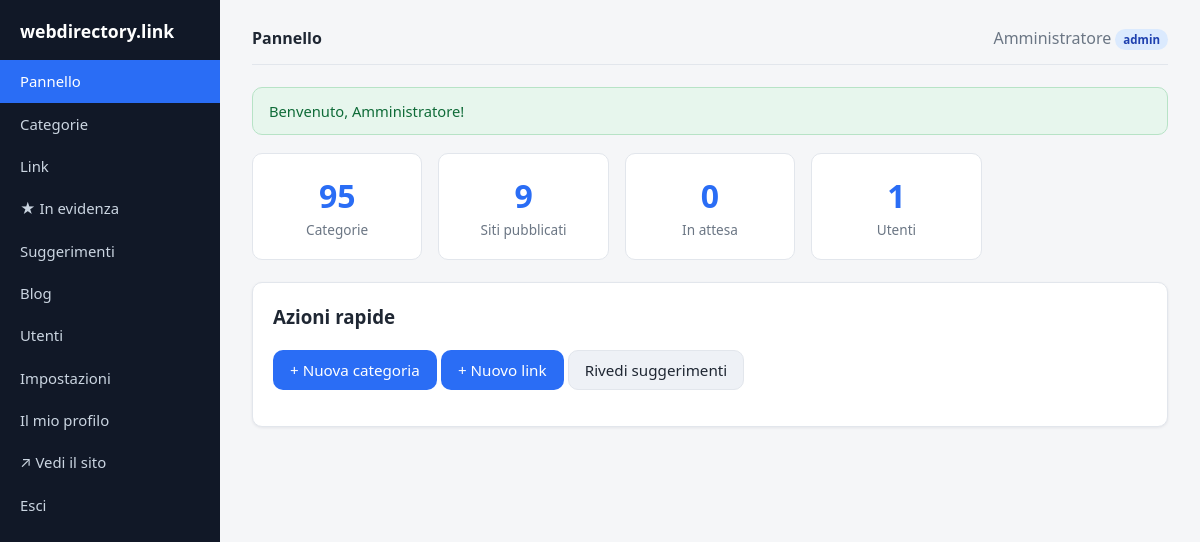
The page /admin (signed in) on the database its author committed.
### tables this page shows
CREATE TABLE `settings` (
  `key`   VARCHAR(64) NOT NULL,
  `value` TEXT NULL,
  PRIMARY KEY (`key`)
);

CREATE TABLE `users` (
  `id`            INT UNSIGNED NOT NULL AUTO_INCREMENT,
  `name`          VARCHAR(120) NOT NULL,
  `email`         VARCHAR(190) NOT NULL,
  `password_hash` VARCHAR(255) NOT NULL,
  `role`          ENUM('admin','editor') NOT NULL DEFAULT 'editor',
  `active`        TINYINT(1) NOT NULL DEFAULT 1,
  `created_at`    DATETIME NOT NULL DEFAULT CURRENT_TIMESTAMP,
  PRIMARY KEY (`id`),
  UNIQUE KEY `uq_users_email` (`email`)
);

### app/helpers.php (called while the page is built, shortened)
<?php
function e(?string $v): string
{
    return htmlspecialchars((string) $v, ENT_QUOTES | ENT_SUBSTITUTE, 'UTF-8');
}
function setting(string $key, string $default = ''): string
{
    return Setting::get($key, $default);
}
function url(string $path = ''): string
{
    global $CONFIG;
    $base = rtrim($CONFIG['site']['base_url'] ?? '', '/');
    $path = '/' . ltrim($path, '/');
    return $base . ($path === '/' ? '/' : $path);
}
function current_user(): ?array
{
    return $_SESSION['user'] ?? null;
}
function is_admin(): bool
{
    $u = current_user();
    return $u !== null && ($u['role'] ?? '') === 'admin';
}
function take_flash(): array
{
    $f = $_SESSION['flash'] ?? [];
    return $f;
}
function view(string $view, array $data = [], string $layout = 'layout'): void
{
    extract($data, EXTR_SKIP);
    $content = ob_get_clean();
    require APP_PATH . '/views/partials/' . $layout . '.php';
}

### app/controllers/AdminController.php (called while the page is built, shortened)
<?php
class AdminController
{
    public static function dashboard(): void
    {
        $stats = [
            'categories'  => count(Category::all()),
            'links'       => (int) Database::pdo()->query("SELECT COUNT(*) FROM links WHERE status='approved'")->fetchColumn(),
            'pending'     => Link::pendingCount(),
            'users'       => count(User::all()),
        ];
        self::render('admin/dashboard', ['title' => 'Pannello', 'stats' => $stats]);
    }
    private static function render(string $view, array $data): void
    {
        $data['pending_badge'] = Link::pendingCount();
        view($view, $data, 'admin_layout');
    }
}

### app/config.php (called while the page is built)
<?php
return [
    'db' => [
        'driver'  => getenv('DB_DRIVER') ?: 'mysql',
        'host'    => getenv('DB_HOST') ?: '127.0.0.1',
        'name'    => getenv('DB_NAME') ?: 'dircms',
        'user'    => getenv('DB_USER') ?: 'root',
        'pass'    => getenv('DB_PASS') ?: '',
        'charset' => 'utf8mb4',
    ],
    'site' => [
        'name'     => 'webdirectory.link',
        'base_url' => '',
        'url'      => getenv('SITE_URL') ?: 'https://webdirectory.link',
        'email'    => 'info@webdirectory.link',
        'owner'    => '',
    ],
    'per_page' => 20,
    'adsense' => [
        'client' => getenv('ADSENSE_CLIENT') ?: '',
        'slot'   => getenv('ADSENSE_SLOT') ?: '',
    ],
    'antispam' => [
        'enabled'  => true,
        'min_secs' => 3,
    ],
    'describe' => [
        'meta_enabled' => true,
        'ai_enabled'   => (bool) (getenv('ANTHROPIC_API_KEY')),
        'ai_api_key'   => getenv('ANTHROPIC_API_KEY') ?: '',
        'ai_model'     => 'claude-haiku-4-5',
    ],
];

### app/Database.php (called while the page is built, shortened)
<?php
class Database
{
    private static ?PDO $pdo = null;
    public static function connect(array $cfg): PDO
    {
        $dsn = sprintf(
            'mysql:host=%s;dbname=%s;charset=%s',
            $cfg['host'],
            $cfg['name'],
            $cfg['charset']
        );
        self::$pdo = new PDO($dsn, $cfg['user'], $cfg['pass'], [
            PDO::ATTR_ERRMODE            => PDO::ERRMODE_EXCEPTION,
            PDO::ATTR_DEFAULT_FETCH_MODE => PDO::FETCH_ASSOC,
            PDO::ATTR_EMULATE_PREPARES   => false,
        ]);
        return self::$pdo;
    }
    public static function pdo(): PDO
    {
        return self::$pdo;
    }
}

### app/models/Setting.php (called while the page is built, shortened)
<?php
class Setting
{
    private static ?array $cache = null;
    private static function load(): array
    {
        self::$cache = [];
        try {
            $rows = Database::pdo()->query('SELECT `key`,`value` FROM settings');
            foreach ($rows as $r) {
                self::$cache[$r['key']] = $r['value'];
            }
        } catch (Throwable $e) {
        }
        return self::$cache;
    }
    public static function get(string $key, string $default = ''): string
    {
        $all = self::load();
        $v = $all[$key] ?? null;
        return ($v === null || $v === '') ? $default : $v;
    }
}

### app/models/Category.php (called while the page is built, shortened)
<?php
class Category
{
    public static function db(): PDO
    {
        return Database::pdo();
    }
    public static function all(): array
    {
        return self::db()->query(
            'SELECT * FROM categories ORDER BY path'
        )->fetchAll();
    }
}

### app/models/Link.php (called while the page is built, shortened)
<?php
class Link
{
    public static function db(): PDO
    {
        return Database::pdo();
    }
    public static function pendingCount(): int
    {
        return (int) self::db()
            ->query("SELECT COUNT(*) FROM links WHERE status = 'pending'")
            ->fetchColumn();
    }
}

### app/models/User.php (called while the page is built, shortened)
<?php
class User
{
    public static function db(): PDO
    {
        return Database::pdo();
    }
    public static function all(): array
    {
        return self::db()->query('SELECT * FROM users ORDER BY name')->fetchAll();
    }
}

### app/views/partials/admin_layout.php (the view, shortened to what this page needs)
<?php
$siteName = setting('site_name', $CONFIG['site']['name'] ?? 'Directory');
$flash = take_flash();
$u = current_user();
$uri = parse_url($_SERVER['REQUEST_URI'] ?? '/', PHP_URL_PATH) ?? '';
$nav = function (string $path) use ($uri): string {
    return str_contains($uri, $path) ? 'active' : '';
};
?><!DOCTYPE html>
<html lang="it">
<head>
  <link rel="stylesheet" href="<?= e(url('assets/css/style.css')) ?>">
</head>
<body>
<div class="admin-shell">
  <nav class="admin-nav">
    <a class="brand" href="<?= e(url('/admin')) ?>"><?= e($siteName) ?></a>
    <a class="<?= $uri === url('/admin') || $uri === '/admin' ? 'active' : '' ?>" href="<?= e(url('/admin')) ?>">Pannello</a>
    <a class="<?= $nav('/admin/categories') ?>" href="<?= e(url('/admin/categories')) ?>">Categorie</a>
    <a class="<?= $nav('/admin/links') ?>" href="<?= e(url('/admin/links')) ?>">Link</a>
    <a class="<?= $nav('/admin/featured') ?>" href="<?= e(url('/admin/featured')) ?>">★ In evidenza</a>
    <a class="<?= $nav('/admin/suggestions') ?>" href="<?= e(url('/admin/suggestions')) ?>">
      Suggerimenti
    </a>
    <a class="<?= $nav('/admin/posts') ?>" href="<?= e(url('/admin/posts')) ?>">Blog</a>
    <?php if (is_admin()): ?>
      <a class="<?= $nav('/admin/users') ?>" href="<?= e(url('/admin/users')) ?>">Utenti</a>
      <a class="<?= $nav('/admin/settings') ?>" href="<?= e(url('/admin/settings')) ?>">Impostazioni</a>
    <?php endif; ?>
    <a class="<?= $nav('/admin/profile') ?>" href="<?= e(url('/admin/profile')) ?>">Il mio profilo</a>
    <a href="<?= e(url('/')) ?>">↗ Vedi il sito</a>
    <a href="<?= e(url('/logout')) ?>">Esci</a>
  </nav>
  <div class="admin-main">
    <div class="admin-topbar">
      <strong><?= e($title ?? '') ?></strong>
      <span class="muted">
        <?= e($u['name'] ?? '') ?>
        <span class="badge <?= e($u['role'] ?? 'editor') ?>"><?= e($u['role'] ?? '') ?></span>
      </span>
    </div>
    <?php if (!empty($flash['success'])): ?>
      <div class="alert success"><?= e($flash['success']) ?></div>
    <?php endif; ?>
    <?= $content ?>
  </div>
</div>
</body>
</html>

### public/index.php (shortened to what this page needs)
<?php
$configFile = APP_PATH . '/config.php';
$CONFIG = require $configFile;
require APP_PATH . '/Database.php';
require APP_PATH . '/helpers.php';
require APP_PATH . '/Describe.php';
require APP_PATH . '/models/Category.php';
require APP_PATH . '/models/Link.php';
require APP_PATH . '/models/User.php';
require APP_PATH . '/models/Setting.php';
require APP_PATH . '/controllers/AdminController.php';
$uri = parse_url($_SERVER['REQUEST_URI'] ?? '/', PHP_URL_PATH) ?? '/';
$uri = '/' . trim(rawurldecode($uri), '/');
$method = $_SERVER['REQUEST_METHOD'] ?? 'GET';
foreach ($routes as [$rMethod, $pattern, $handler]) {
    if ($rMethod === $method && preg_match($pattern, $uri, $m)) {
        array_shift($m);
        $handler(...$m);
        exit;
    }
}

### assets/css/style.css (style rules this page uses)
:root { --bg:#f5f6f8; --panel:#ffffff; --ink:#1f2733; --muted:#6b7684; --brand:#2a6df5; --brand-dark:#1a52c9; --border:#e2e6ec; --ok:#1f9d55; --warn:#d97706; --danger:#dc2626; --pending:#fff7ed; --radius:10px; --shadow:0 1px 3px rgba(20,30,50,.08); }
* { box-sizing:border-box }
body { margin:0; font-family:system-ui,-apple-system,"Segoe UI",Roboto,Helvetica,Arial,sans-serif; color:var(--ink); background:var(--bg); line-height:1.5; }
a { color:var(--brand); text-decoration:none }
.alert { padding:12px 16px; border-radius:var(--radius); margin-bottom:18px; font-size:.92rem }
.alert.success { background:#e7f6ed; color:#0f6b38; border:1px solid #b7e3c6 }
.badge { display:inline-block; padding:2px 8px; border-radius:999px; font-size:.72rem; font-weight:600 }
.badge.admin { background:#dbeafe; color:#1e40af }
.muted { color:var(--muted) }
.admin-shell { display:flex; min-height:100vh }
.admin-nav { width:220px; background:#111827; color:#cbd5e1; padding:18px 0; flex-shrink:0 }
.admin-nav .brand { color:#fff; font-weight:700; padding:0 20px 16px; font-size:1.1rem; display:block }
.admin-nav a { display:flex; justify-content:space-between; align-items:center; color:#cbd5e1; padding:10px 20px; font-size:.93rem }
.admin-nav a.active { background:var(--brand); color:#fff }
.admin-main { flex:1; padding:26px 32px; max-width:100% }
.admin-topbar { display:flex; justify-content:space-between; align-items:center; margin-bottom:22px; padding-bottom:14px; border-bottom:1px solid var(--border) }

### rows shown on the page
settings: value "webdirectory.link"
users: name "Amministratore", role "admin"

### other values the page prints
$stats['categories'] "95"
$stats['links'] "9"
$stats['pending'] "0"
$stats['users'] "1"
